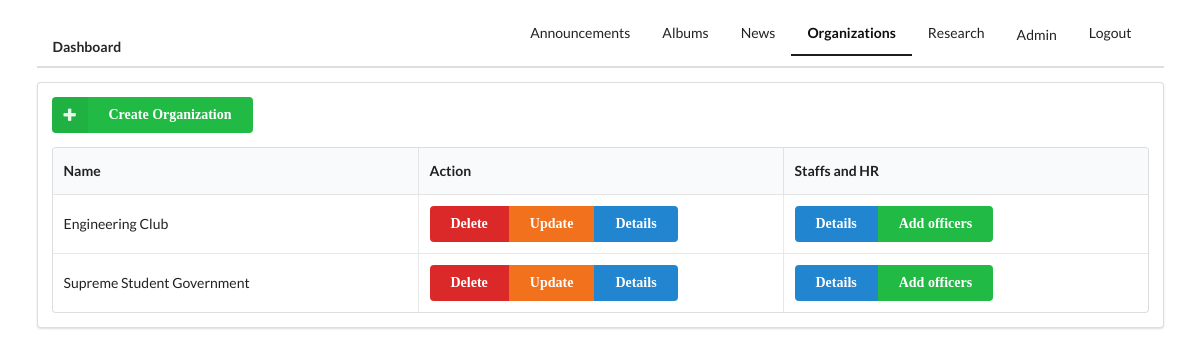
Screenshot of /staff/organizations/ (signed in) with the database file from the repository.
### staff/models.py (models this page shows, shortened)
class Organization(models.Model):
    LEVEL = (
        ("Main", "Main"),
        ("Core Subject", "Core Subject"),
        ("Social Science", "Social Science"),
        ("Music and Arts", "Music and Arts"),
    )
    name = models.CharField(max_length=100)
    category = models.CharField(choices=LEVEL, max_length=50, blank=True, null=True)
    logo = models.ImageField(upload_to="organization/{}/logo".format(name), null=True)
    acronym = models.CharField(max_length=10)
    description = models.TextField(max_length=5000)

### staff/views.py (the view)
# urls.py: path('organizations',views.OrganizationListView.as_view(),name="organizations"),
class OrganizationListView(LoginRequiredMixin, ListView):
    redirect_field_name = 'staff/index.html'
    model = Organization
    context_object_name = 'organizations'
    def get_queryset(self):
        return Organization.objects.order_by('name')

### templates/staff/organization_list.html (shortened to what this page needs)
{% extends 'staff/base_staff.html' %}
{% block organization %}
  active
{% endblock %}
{% block main_content %}
  <div class="ui container">
    <div class="ui segment">
      <a href="{% url 'staff:create_organization' %}" class="ui green icon labeled button"><i class="ui plus icon"></i>Create Organization</a>
      <table class="ui celled three column table">
        <thead>
          <th>Name</th>
          <th>Action</th>
          <th>Staffs and HR</th>
        </thead>
        <tbody>
          {% for org in organizations %}
          <tr>
            <td>
              {{ org.name }}
            </td>
            <td>
              <div class="ui buttons">
                <a href="{% url 'staff:delete_organization' pk=org.pk%}" class="ui red button">Delete</a>
                <a href="{% url 'staff:update_organization' pk=org.pk%}" class="ui orange button">Update</a>
                <a href="{% url 'staff:organization_detail' pk=org.pk %}" class="ui blue button">Details</a>
              </div>
            </td>
            <td>
              <div class="ui buttons">
                <a href="{% url 'staff:organization_hr_list' organization=org.name%}" class="ui blue button">Details</a>
                <a href="{% url 'staff:organization_hr_create' organization=org.name%}" class="ui green button">Add officers</a>
              </div>
            </td>
          </tr>
          {% endfor %}
        </tbody>
      </table>
    </div>
  </div>
{% endblock %}

### static/css/index.css (style rules this page uses)
.ui.button { font-family: Code Bold; font-weight: bold; }

### rows the page displays
Organization: name "Engineering Club"
Organization: name "Supreme Student Government"
